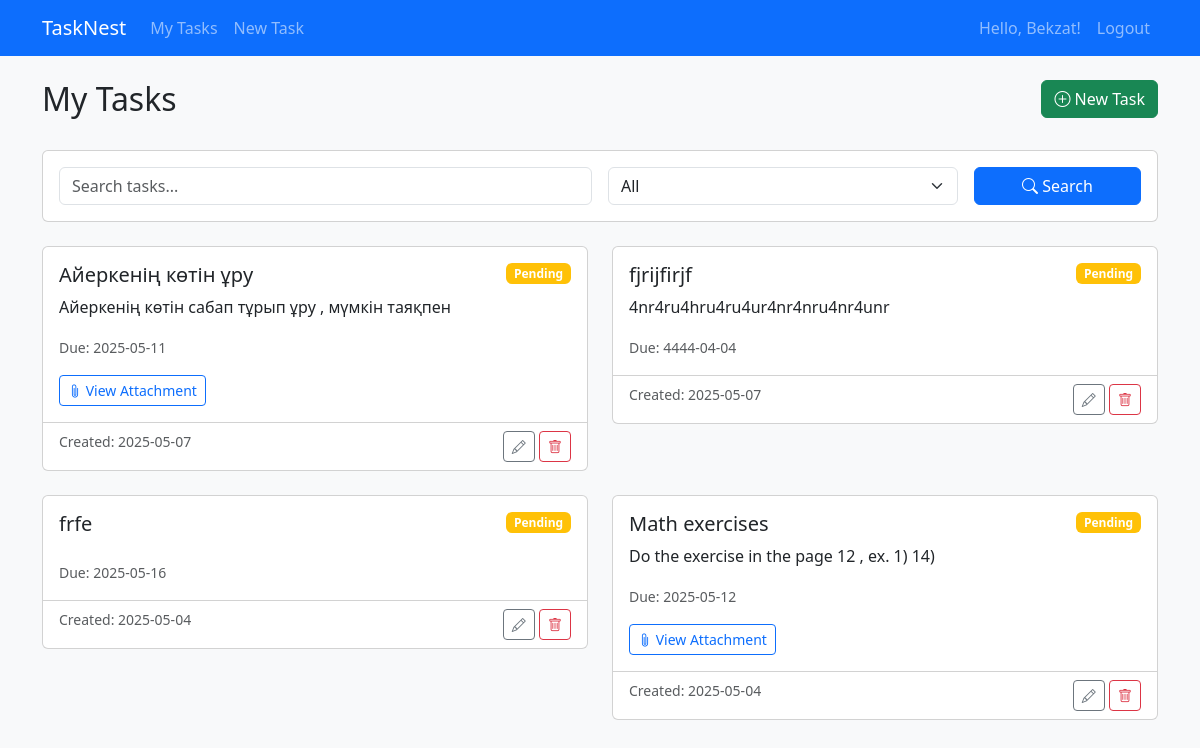
The page /tasks (signed in) on the database its author committed.
### app/models.py (models this page shows, shortened)
class User(UserMixin, db.Model):
    id = db.Column(db.Integer, primary_key=True)
    username = db.Column(db.String(64), index=True, unique=True)
    email = db.Column(db.String(120), index=True, unique=True)
    password_hash = db.Column(db.String(128))
    tasks = db.relationship('Task', backref='author', lazy='dynamic')
    remember_me = db.Column(db.Boolean, default=False)

class Task(db.Model):
    id = db.Column(db.Integer, primary_key=True)
    title = db.Column(db.String(100), nullable=False)
    description = db.Column(db.Text)
    due_date = db.Column(db.DateTime)
    status = db.Column(db.String(20), default='pending')
    file_path = db.Column(db.String(200))
    timestamp = db.Column(db.DateTime, index=True, default=datetime.utcnow)
    user_id = db.Column(db.Integer, db.ForeignKey('user.id'))

### app/routes/tasks.py (the view, shortened to what this page needs)
@tasks_bp.route('/tasks', methods=['GET', 'POST'])
@login_required
def tasks():
    form = SearchForm()
    query = current_user.tasks.order_by(Task.timestamp.desc())
    tasks = query.all()
    return render_template('dashboard.html',
                           title='My Tasks',
                           tasks=tasks,
                           form=form)

### app/forms.py
class SearchForm(FlaskForm):
    search = StringField('Search', validators=[Length(max=100)])
    status = SelectField('Status', choices=[
        ('all', 'All'),
        ('pending', 'Pending'),
        ('completed', 'Completed')
    ])
    submit = SubmitField('Search')

### app/models.py (called while the page is built)
@login_manager.user_loader
def load_user(id):
    return User.query.get(int(id))

### app/templates/dashboard.html (shortened to what this page needs)
{% extends "base.html" %}
{% block content %}
<div class="row mb-4">
    <div class="col-md-8">
        <h2>My Tasks</h2>
    </div>
    <div class="col-md-4 text-end">
        <a href="{{ url_for('tasks.new_task') }}" class="btn btn-success">
            <i class="bi bi-plus-circle"></i> New Task
        </a>
    </div>
</div>
<div class="card mb-4">
    <div class="card-body">
        <form method="post" action="{{ url_for('tasks.tasks') }}" class="row g-3">
            <div class="col-md-6">
                {{ form.search(class="form-control", placeholder="Search tasks...") }}
            </div>
            <div class="col-md-4">
                {{ form.status(class="form-select") }}
            </div>
            <div class="col-md-2">
                <button type="submit" class="btn btn-primary w-100">
                    <i class="bi bi-search"></i> Search
                </button>
            </div>
        </form>
    </div>
</div>
{% if tasks %}
    <div class="row row-cols-1 row-cols-md-2 g-4">
        {% for task in tasks %}
            <div class="col">
                <div class="card task-card {% if task.status == 'completed' %}completed-task{% endif %}">
                    <div class="card-body">
                        <div class="d-flex justify-content-between align-items-start">
                            <h5 class="card-title">{{ task.title }}</h5>
                            <span class="badge bg-{% if task.status == 'completed' %}success{% else %}warning{% endif %}">
                                {{ task.status|capitalize }}
                            </span>
                        </div>
                        <p class="card-text">{{ task.description }}</p>
                        <p class="card-text">
                            <small class="text-muted">
                                Due: {{ task.due_date.strftime('%Y-%m-%d') if task.due_date else 'No due date' }}
                            </small>
                        </p>
                        {% if task.file_path %}
                            <p class="card-text">
                                <a href="{{ url_for('static', filename='uploads/' + task.file_path) }}"
                                   target="_blank" class="btn btn-sm btn-outline-primary">
                                    <i class="bi bi-paperclip"></i> View Attachment
                                </a>
                            </p>
                        {% endif %}
                    </div>
                    <div class="card-footer bg-transparent">
                        <div class="d-flex justify-content-between">
                            <small class="text-muted">
                                Created: {{ task.timestamp.strftime('%Y-%m-%d') }}
                            </small>
                            <div>
                                <a href="{{ url_for('tasks.edit_task', task_id=task.id) }}"
                                   class="btn btn-sm btn-outline-secondary">
                                    <i class="bi bi-pencil"></i>
                                </a>
                                <form action="{{ url_for('tasks.delete_task', task_id=task.id) }}"
                                      method="post" style="display: inline;">
                                    <button type="submit" class="btn btn-sm btn-outline-danger"
                                            onclick="return confirm('Are you sure you want to delete this task?')">
                                        <i class="bi bi-trash"></i>
                                    </button>
                                </form>
                            </div>
                        </div>
                    </div>
                </div>
            </div>
        {% endfor %}
    </div>
{% else %}
    <div class="alert alert-info">
        No tasks found. <a href="{{ url_for('tasks.new_task') }}">Create your first task</a>.
    </div>
{% endif %}
{% endblock %}

### app/templates/base.html (shortened to what this page needs)
<!DOCTYPE html>
<html lang="en">
<head>
    <link href="https://cdn.jsdelivr.net/npm/bootstrap@5.3.0/dist/css/bootstrap.min.css" rel="stylesheet">
    <link rel="stylesheet" href="https://cdn.jsdelivr.net/npm/bootstrap-icons@1.10.0/font/bootstrap-icons.css">
</head>
<body>
    <nav class="navbar navbar-expand-lg navbar-dark bg-primary fixed-top">
        <div class="container">
            <a class="navbar-brand" href="{{ url_for('main.index') }}">TaskNest</a>
            <div class="collapse navbar-collapse" id="navbarNav">
                <ul class="navbar-nav me-auto">
                    {% if current_user.is_authenticated %}
                        <li class="nav-item">
                            <a class="nav-link" href="{{ url_for('tasks.tasks') }}">My Tasks</a>
                        </li>
                        <li class="nav-item">
                            <a class="nav-link" href="{{ url_for('tasks.new_task') }}">New Task</a>
                        </li>
                    {% endif %}
                </ul>
                <ul class="navbar-nav">
                    {% if current_user.is_authenticated %}
                        <li class="nav-item">
                            <span class="nav-link">Hello, {{ current_user.username }}!</span>
                        </li>
                        <li class="nav-item">
                            <a class="nav-link" href="{{ url_for('auth.logout') }}">Logout</a>
                        </li>
                    {% endif %}
                </ul>
            </div>
        </div>
    </nav>
    <div class="container mt-4">
        {% block content %}{% endblock %}
    </div>
</body>
</html>

### app/templates/base.html (style rules this page uses)
body { padding-top: 56px; background-color: #f8f9fa; }
.task-card { transition: transform 0.2s; }

### rows shown on the page
User: username "Bekzat"
Task: title "Айеркенің көтін ұру", status "Pending", description "Айеркенің көтін сабап тұрып ұру , мүмкін таяқпен", due_date "2025-05-11", timestamp "2025-05-07"
Task: title "fjrijfirjf", status "Pending", description "4nr4ru4hru4ru4ur4nr4nru4nr4unr", due_date "4444-04-04", timestamp "2025-05-07"
Task: title "frfe", status "Pending", due_date "2025-05-16", timestamp "2025-05-04"
Task: title "Math exercises", status "Pending", description "Do the exercise in the page 12 , ex. 1) 14)", due_date "2025-05-12", timestamp "2025-05-04"
